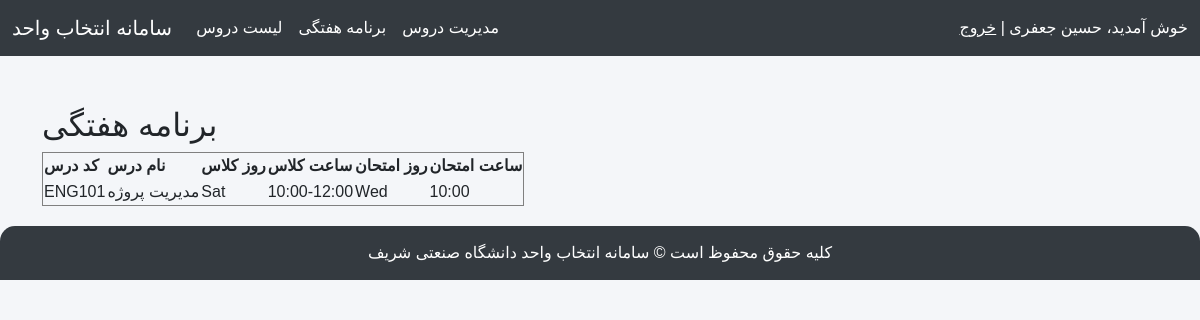
The app's page /schedule/ (signed in) with its own data.
### course_app/models.py (models this page shows, shortened)
class Enrollment(models.Model):
    student = models.ForeignKey(Student, on_delete=models.CASCADE)
    course = models.ForeignKey(Course, on_delete=models.CASCADE)
    enrollment_date = models.DateTimeField(auto_now_add=True)
    class Meta:
        unique_together = ('student', 'course')

class Course(models.Model):
    course_code = models.CharField(max_length=20, unique=True, verbose_name="کد درس")
    course_name = models.CharField(max_length=200, verbose_name="نام درس")
    department = models.ForeignKey(Department, on_delete=models.CASCADE, related_name='courses')
    instructor = models.ForeignKey(Instructor, on_delete=models.SET_NULL, null=True, blank=True)
    credits = models.PositiveIntegerField(default=3, verbose_name="تعداد واحد")
    capacity = models.PositiveIntegerField(default=30, verbose_name="ظرفیت کل")
    class_day = models.CharField(max_length=50, verbose_name="روز کلاس (مثلاً Sat, Mon...)")
    class_time = models.CharField(max_length=50, verbose_name="ساعت کلاس (مثلاً 10:00-12:00)")
    exam_day = models.CharField(max_length=50, verbose_name="روز امتحان", blank=True)
    exam_time = models.CharField(max_length=50, verbose_name="ساعت امتحان", blank=True)
    prerequisites = models.ManyToManyField('self', symmetrical=False, related_name='is_prerequisite_for', blank=True)
    corequisites = models.ManyToManyField('self', symmetrical=False, related_name='is_corequisite_for', blank=True)

### course_app/views.py (the view)
# urls.py: path('schedule/', weekly_schedule_view, name='weekly_schedule'),
@login_required
def weekly_schedule_view(request):
    student = request.user.student_profile
    enrollments = Enrollment.objects.filter(student=student)
    return render(request, 'weekly_schedule.html', {'enrollments': enrollments})

### course_app/templates/weekly_schedule.html
{% extends 'base.html' %}
{% block content %}
<h2>برنامه هفتگی</h2>
<table border="1">
    <tr>
        <th>کد درس</th>
        <th>نام درس</th>
        <th>روز کلاس</th>
        <th>ساعت کلاس</th>
        <th>روز امتحان</th>
        <th>ساعت امتحان</th>
    </tr>
    {% for en in enrollments %}
    <tr>
        <td>{{ en.course.course_code }}</td>
        <td>{{ en.course.course_name }}</td>
        <td>{{ en.course.class_day }}</td>
        <td>{{ en.course.class_time }}</td>
        <td>{{ en.course.exam_day }}</td>
        <td>{{ en.course.exam_time }}</td>
    </tr>
    {% endfor %}
</table>
{% endblock %}

### course_app/templates/base.html (shortened to what this page needs)
<!DOCTYPE html>
<html lang="fa">
<head>
    <link href="https://cdn.jsdelivr.net/npm/bootstrap@5.3.0/dist/css/bootstrap.min.css" rel="stylesheet">
    <link href="https://cdnjs.cloudflare.com/ajax/libs/font-awesome/6.4.2/css/all.min.css" rel="stylesheet">
</head>
<body>
    <nav class="navbar navbar-expand-lg navbar-dark">
        <div class="container-fluid">
            <a class="navbar-brand" href="#">سامانه انتخاب واحد</a>
            <div class="collapse navbar-collapse" id="navbarNav">
                <ul class="navbar-nav me-auto mb-2 mb-lg-0">
                    <li class="nav-item">
                        <a class="nav-link" href="/courses">لیست دروس</a>
                    </li>
                    <li class="nav-item">
                        <a class="nav-link" href="/schedule">برنامه هفتگی</a>
                    </li>
                    <li class="nav-item">
                        <a class="nav-link" href="/manage/courses">مدیریت دروس</a>
                    </li>
                </ul>
                <span class="navbar-text">
                    {% if user.is_authenticated %}
                        خوش آمدید، {{ user.first_name }} {{ user.last_name }} | <a href="/logout" class="text-white">خروج</a>
                    {% else %}
                        <a href="/login" class="text-white">ورود</a> | <a href="/signup" class="text-white">ثبت نام</a>
                    {% endif %}
                </span>
            </div>
        </div>
    </nav>
    <div class="container">
        {% block content %}{% endblock %}
    </div>
    <div class="footer">
        کلیه حقوق محفوظ است © سامانه انتخاب واحد دانشگاه صنعتی شریف
    </div>
</body>
</html>

### course_app/templates/base.html (style rules this page uses)
body { font-family: 'Vazir', sans-serif; background-color: #f4f6f9; }
.navbar { background-color: #343a40; }
.navbar-brand, .nav-link, .navbar-text { color: #ffffff !important; }
.container { margin-top: 50px; }
.footer { text-align: center; padding: 15px; margin-top: 20px; background-color: #343a40; color: white; border-radius: 15px 15px 0 0; }

### records on screen
Enrollment: course.course_code "ENG101", course.course_name "مدیریت پروژه", course.class_day "Sat", course.class_time "10:00-12:00", course.exam_day "Wed", course.exam_time "10:00"

### other values on screen
{{ user.first_name }} "حسین"
{{ user.last_name }} "جعفری"
